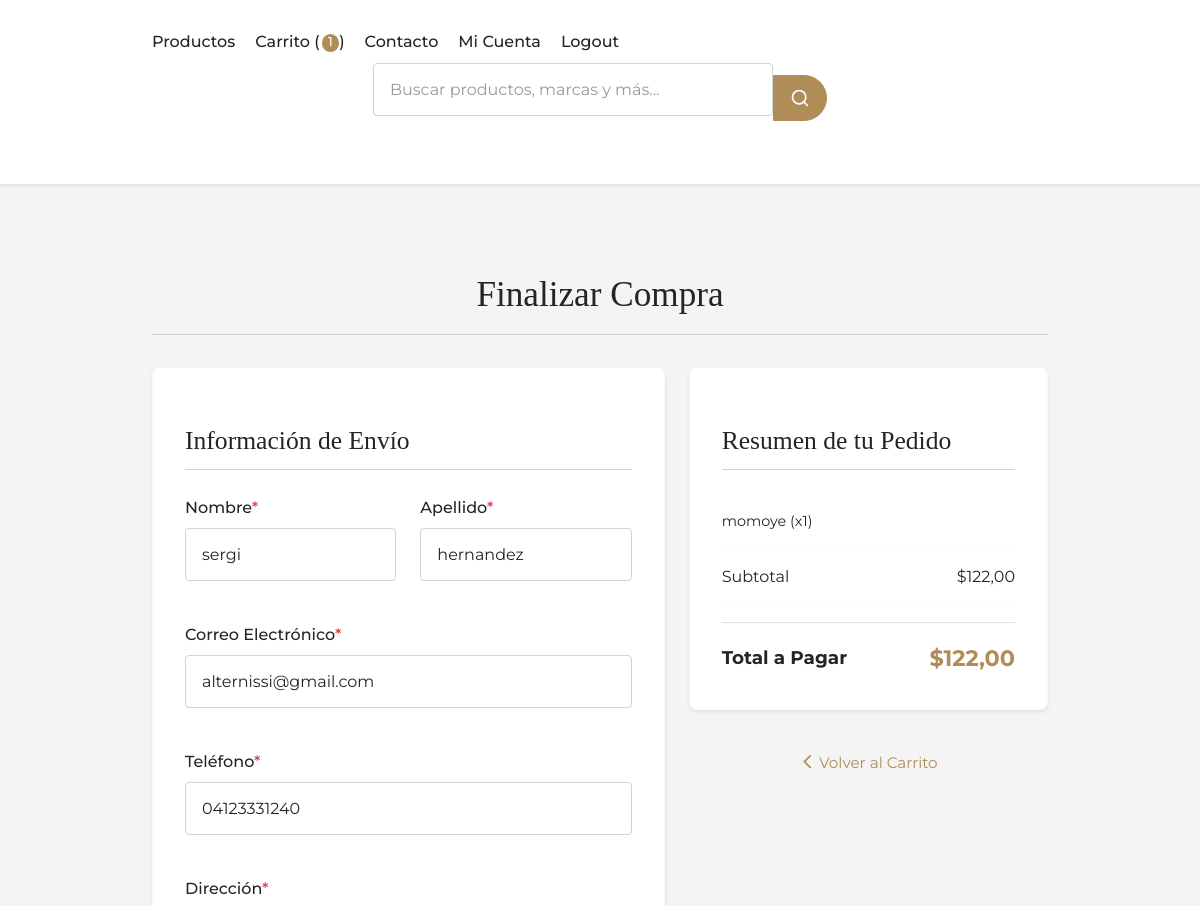
The page /checkout/ (signed in, upper part) on the database as committed earlier.
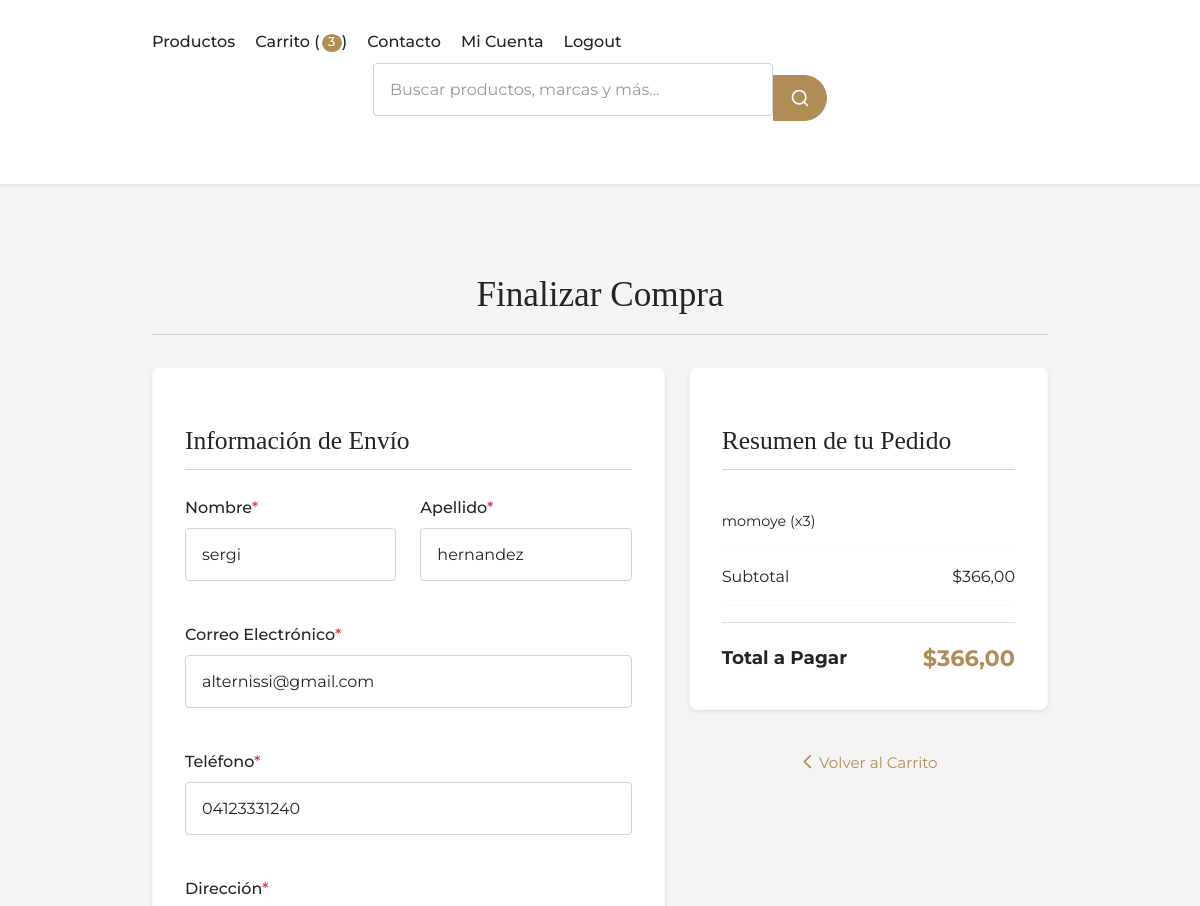
The same page on the database as committed later.
### post/models.py (models this page shows, shortened)
class ItemCarrito(models.Model):
    carrito = models.ForeignKey(
        'Carrito', # Ahora Carrito está antes, así que esto es seguro.
        related_name='items',
        on_delete=models.CASCADE
    )
    producto = models.ForeignKey(
        Producto, # Producto está antes, seguro.
        on_delete=models.CASCADE
    )
    cantidad = models.PositiveIntegerField(default=1)
    precio = models.DecimalField(max_digits=12, decimal_places=2)
    creado = models.DateTimeField(auto_now_add=True)
    actualizado = models.DateTimeField(auto_now=True)
    class Meta:
        unique_together = ('carrito', 'producto')
        verbose_name = 'ítem de carrito'
        verbose_name_plural = 'ítems de carrito'
    @property
    def subtotal(self):
        return self.precio * self.cantidad

class Carrito(models.Model):
    cliente = models.OneToOneField(
        Cliente,
        on_delete=models.CASCADE,
        null=True,
        blank=True,
        related_name='carrito'
    )
    session_key = models.CharField(max_length=40, blank=True, db_index=True)
    creado = models.DateTimeField(auto_now_add=True)
    actualizado = models.DateTimeField(auto_now=True)
    cupon = models.ForeignKey(
        Cupon,
        on_delete=models.SET_NULL,
        null=True,
        blank=True
    )
    class Meta:
        indexes = [
            models.Index(fields=['session_key']),
        ]
    @property
    def total_items(self):
        return self.items.aggregate(total=Sum('cantidad'))['total'] or 0
    @property
    def subtotal(self):
        return sum(item.subtotal for item in self.items.all())
    @property
    def total(self):
        return self.get_total()
    def get_total(self, cliente_actual=None): # cliente_actual puede ser self.cliente
        s_total = self.subtotal # Cachear para evitar múltiples llamadas a la property
        descuento_aplicado = 0
        if cliente_actual is None and self.cliente:
            cliente_actual = self.cliente
        if self.cupon and self.cupon.es_valido(cliente=cliente_actual, subtotal=s_total):
            descuento_aplicado = self.cupon.aplicar_descuento(s_total)
        return s_total - descuento_aplicado
    @property
    def descuento_aplicado(self): # Para mostrar en el template, cliente_actual se infiere de self.cliente
        cliente_para_validacion = self.cliente # Puede ser None si es un carrito de sesión
        if self.cupon and self.cupon.es_valido(cliente=cliente_para_validacion, subtotal=self.subtotal):
            return self.cupon.aplicar_descuento(self.subtotal)
        return 0

class TimeStampedModel(models.Model):
    creado = models.DateTimeField(auto_now_add=True, db_index=True)
    actualizado = models.DateTimeField(auto_now=True)
    class Meta:
        abstract = True

class Producto(TimeStampedModel):
    class Talla(models.TextChoices):
        XS = 'XS', 'Extra Small'
        S = 'S', 'Small'
        M = 'M', 'Medium'
        L = 'L', 'Large'
        XL = 'XL', 'Extra Large'
        XXL = 'XXL', 'Extra Extra Large'
        U = 'U', 'Única'
    class Genero(models.TextChoices):
        HOMBRE = 'H', 'Hombre'
        MUJER = 'M', 'Mujer'
        UNISEX = 'U', 'Unisex'
        NINO = 'N', 'Niño'
    nombre = models.CharField(max_length=200)
    slug = models.SlugField(max_length=200, unique=True, allow_unicode=True)
    sku = models.CharField(max_length=50, unique=True, editable=False, default=generar_sku)
    descripcion = models.TextField()
    caracteristicas = models.JSONField(default=dict, blank=True)  # Django 5.0+ feature
    precio = models.DecimalField(max_digits=12, decimal_places=2)
    precio_descuento = models.DecimalField(
        max_digits=12,
        decimal_places=2,
        blank=True,
        null=True,
        help_text="Si se especifica, será el precio mostrado como oferta."
    )
    categoria = models.ForeignKey(
        Categoria,
        related_name='productos',
        on_delete=models.PROTECT
    )
    marca = models.ForeignKey(
        Marca,
        related_name='productos',
        on_delete=models.SET_NULL,
        null=True,
        blank=True
    )
    talla = models.CharField(
        max_length=4,
        choices=Talla.choices,
        default=Talla.U
    )
    genero = models.CharField(
        max_length=1,
        choices=Genero.choices,
        default=Genero.UNISEX
    )
    color = models.CharField(max_length=50)
    material = models.CharField(max_length=100)
    stock = models.PositiveIntegerField()
    disponible = models.BooleanField(default=True)
    destacado = models.BooleanField(default=False)
    nuevo = models.BooleanField(default=False)
    etiquetas = models.ManyToManyField('EtiquetaProducto', blank=True)
    class Meta:
        ordering = ['-creado']
        indexes = [
            models.Index(fields=['nombre']),
            models.Index(fields=['precio']),
            models.Index(fields=['disponible']),
            models.Index(fields=['destacado']),
            models.Index(fields=['nuevo']),
            models.Index(fields=['categoria', 'disponible']),
        ]
        constraints = [
            models.CheckConstraint(
                check=Q(precio__gte=0),
                name='precio_positivo'
            ),
            models.CheckConstraint(
                check=Q(precio_descuento__isnull=True) | Q(precio_descuento__lt=F('precio')),
                name='descuento_valido'
            ),
        ]

### post/views.py (the view)
# urls.py: path('checkout/', views.CheckoutView.as_view(), name='checkout'),
class CheckoutView(LoginRequiredMixin, CartMixin, TemplateView):
    template_name = 'post/checkout.html' # Corregido
    def dispatch(self, request, *args, **kwargs):
        cart = self.get_cart()
        if not cart.items.all().exists(): # Comprobar si hay items
            messages.warning(request, "Tu carrito está vacío.")
            return redirect('tienda:lista_productos') # Usar el namespace correcto
        return super().dispatch(request, *args, **kwargs)
    def get_context_data(self, **kwargs):
        context = super().get_context_data(**kwargs)
        cart = self.get_cart()
        context['carrito'] = cart
        initial_data = {}
        try:
            cliente = Cliente.objects.get(usuario=self.request.user)
            initial_data = {
                'nombre': cliente.nombre,
                'apellido': cliente.apellido,
                'email': cliente.email,
                'telefono': cliente.telefono,
                'direccion': cliente.direccion,
                'ciudad': cliente.ciudad,
                'codigo_postal': cliente.codigo_postal,
                'pais': cliente.pais,
            }
        except Cliente.DoesNotExist:
            initial_data = {
                'email': self.request.user.email,
                'nombre': self.request.user.first_name,
                'apellido': self.request.user.last_name,
            }
        context['form'] = CheckoutForm(initial=initial_data)
        context['pedido_metodos_pago_choices'] = Pedido.MetodoPago.choices
        return context

### post/forms.py
class CheckoutForm(forms.Form):
    nombre = forms.CharField(label="Nombre", max_length=100)
    apellido = forms.CharField(label="Apellido", max_length=100)
    email = forms.EmailField(label="Correo Electrónico")
    telefono = forms.CharField(label="Teléfono", max_length=20)
    direccion = forms.CharField(label="Dirección", widget=forms.Textarea(attrs={'rows': 2}))
    ciudad = forms.CharField(label="Ciudad", max_length=100)
    codigo_postal = forms.CharField(label="Código Postal", max_length=20)
    pais = forms.CharField(label="País", max_length=100)
    metodo_pago = forms.ChoiceField(
        label="Método de Pago",
        choices=Pedido.MetodoPago.choices,
        widget=forms.Select(attrs={'class': 'form-select'})
    )
    notas_adicionales = forms.CharField(
        label="Notas del Pedido (opcional)",
        required=False,
        widget=forms.Textarea(attrs={'rows': 2})
    )
    guardar_informacion = forms.BooleanField(
        label="Guardar esta información para la próxima vez",
        required=False,
        initial=True
    )

### post/models.py (called while the page is built)
    @classmethod
    def obtener_configuracion(cls):
        return cls.objects.filter(activo=True).first()

### post/templates/post/checkout.html (shortened to what this page needs)
{% extends "post/base.html" %}
{% load static %}
{% block content %}
<div class="container mt-4">
    <div class="checkout-page-header">
        <h2>Finalizar Compra</h2>
    </div>
    <form method="post" id="checkoutForm" action="{% url 'tienda:procesar_pedido' %}">
        <div class="row">
            <div class="col-lg-7">
                <section class="checkout-form-section">
                    <h3>Información de Envío</h3>
                    <div class="row">
                        <div class="form-group col-md-6">
                            <label for="{{ form.nombre.id_for_label }}" class="form-label">{{ form.nombre.label }}{% if form.nombre.field.required %}<span class="text-danger">*</span>{% endif %}</label>
                            {{ form.nombre }}
                        </div>
                        <div class="form-group col-md-6">
                            <label for="{{ form.apellido.id_for_label }}" class="form-label">{{ form.apellido.label }}{% if form.apellido.field.required %}<span class="text-danger">*</span>{% endif %}</label>
                            {{ form.apellido }}
                        </div>
                    </div>
                    <div class="form-group">
                        <label for="{{ form.email.id_for_label }}" class="form-label">{{ form.email.label }}{% if form.email.field.required %}<span class="text-danger">*</span>{% endif %}</label>
                        {{ form.email }}
                    </div>
                    <div class="form-group">
                        <label for="{{ form.telefono.id_for_label }}" class="form-label">{{ form.telefono.label }}{% if form.telefono.field.required %}<span class="text-danger">*</span>{% endif %}</label>
                        {{ form.telefono }}
                    </div>
                    <div class="form-group">
                        <label for="{{ form.direccion.id_for_label }}" class="form-label">{{ form.direccion.label }}{% if form.direccion.field.required %}<span class="text-danger">*</span>{% endif %}</label>
                    </div>
                </section>
            </div>
            <div class="col-lg-5">
                <aside class="checkout-summary-section">
                    <h3>Resumen de tu Pedido</h3>
                    {% if carrito and carrito.items.all %}
                    <ul class="list-group list-group-flush">
                        {% for item in carrito.items.all %}
                        <li class="list-group-item d-flex justify-content-between align-items-center">
                            <div class="item-name">
                                {{ item.producto.nombre }} (x{{ item.cantidad }})
                            </div>
                        </li>
                        {% endfor %}
                        <li class="list-group-item d-flex justify-content-between align-items-center">
                            Subtotal
                            <span>${{ carrito.subtotal }}</span>
                        </li>
                        <li class="list-group-item d-flex justify-content-between align-items-center fw-bold mt-3 pt-3 border-top">
                            <span class="summary-total-label">Total a Pagar</span>
                            <span class="summary-total-value">${{ carrito.total }}</span>
                        </li>
                    </ul>
                    {% else %}
                    <p>No hay ítems en tu carrito para proceder al pago.</p>
                    {% endif %}
                </aside>
                 <div class="text-center mt-3">
                    <a href="{% url 'tienda:ver_carrito' %}" class="back-to-cart-link">
                        <span class="material-icons">arrow_back_ios_new</span> Volver al Carrito
                    </a>
                </div>
            </div>
        </div>
    </form>
</div>
{% endblock %}

Rows that differ between the two databases and show on the page:
changed ItemCarrito "momoye": cantidad "1" → "3"
changed through a linked row, Carrito: subtotal "122,00" → "366,00"; total "122,00" → "366,00"
Other text that changed with them:
{{ global_cart_items|default:0 }}: "1" → "3"
